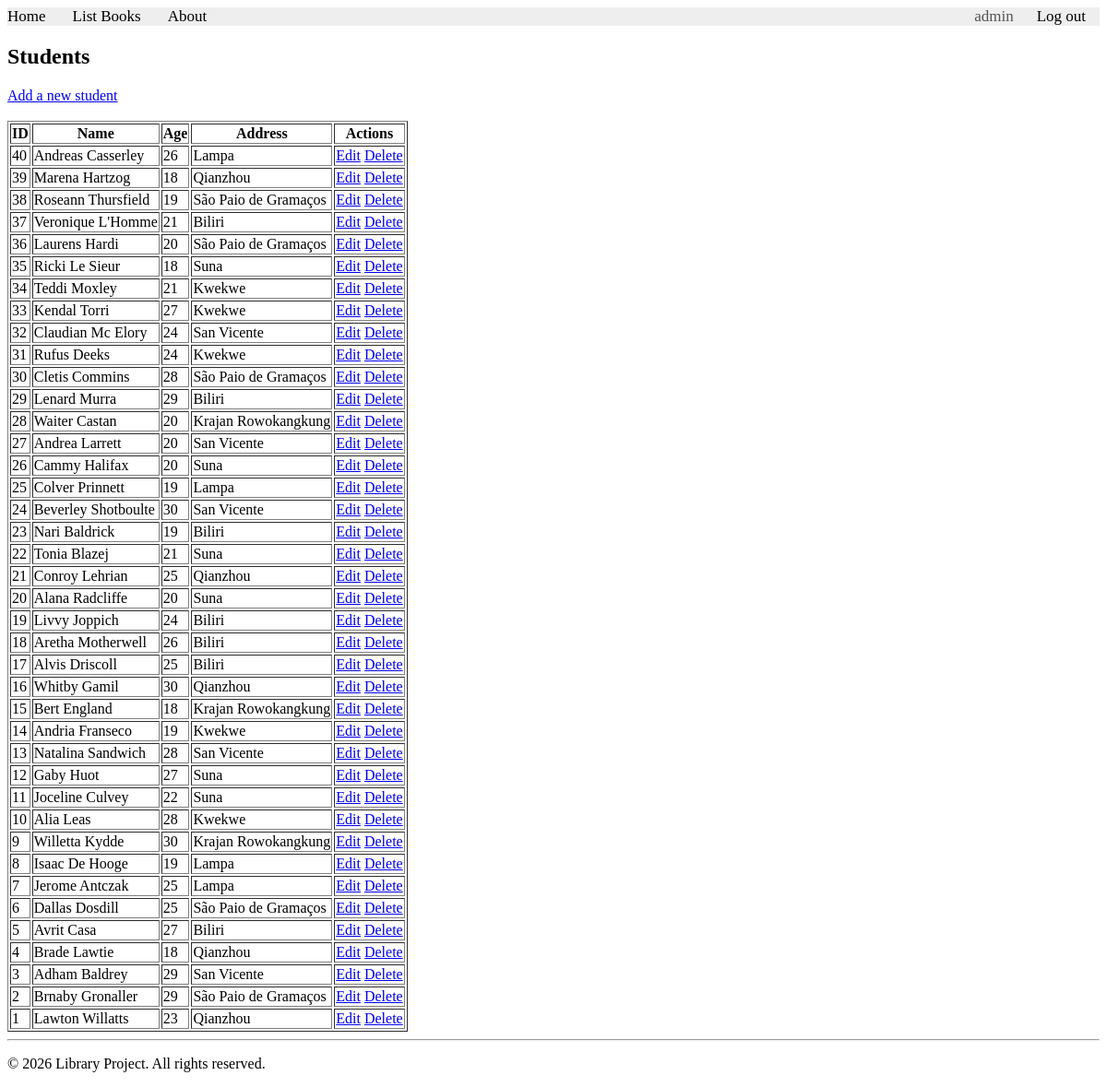
Page /users/lab11_task1/students (signed in) on the committed database.
### apps/usermodule/models.py (models this page shows, shortened)
class Student(models.Model):
    name = models.CharField(max_length=50)
    age = models.IntegerField()
    address = models.ForeignKey(Address, on_delete=models.CASCADE)

class Address(models.Model):
    city = models.CharField(max_length=50)

### apps/usermodule/views.py (the view)
# urls.py: path('lab11_task1/students', views.lab11_task1_students, name="users.lab11_task1_students"),
@login_required
def lab11_task1_students(request):
    students = Student.objects.all().order_by('-id')
    return render(request, 'usermodule/lab11_task1/students.html', {'students': students})

### apps/templates/usermodule/lab11_task1/students.html (shortened to what this page needs)
{% extends "layouts/base.html" %}
{% block content %}
    <h2>Students</h2>
    <a href="{% url 'users.lab11_task1_addstudent' %}">Add a new student</a>
    <br><br>
    <table border="1">
        <tr>
            <th>ID</th>
            <th>Name</th>
            <th>Age</th>
            <th>Address</th>
            <th>Actions</th>
        </tr>
        {% for student in students %}
        <tr>
            <td>{{ student.id }}</td>
            <td>{{ student.name }}</td>
            <td>{{ student.age }}</td>
            <td>{{ student.address.city }}</td>
            <td>
                <a href="{% url 'users.lab11_task1_editstudent' student.id %}">Edit</a>
                <a href="{% url 'users.lab11_task1_deletestudent' student.id %}">Delete</a>
            </td>
        </tr>
        {% endfor %}
    </table>
{% endblock content %}

### apps/templates/includes/header.html
{% with request.resolver_match.url_name as url_name %}
<div class="topnav">
    <a class="{% if url_name == 'books.index' %}active{% endif %}" href="{% url "books.index" %}">Home</a>
    <a class="{% if url_name == 'books.list_books' %}active{% endif %}" href="{% url "books.list_books" %}">List Books</a>
    <a class="{% if url_name == 'books.aboutus' %}active{% endif %}" href="{% url "books.aboutus" %}">About</a>
    {% if user.is_authenticated %}
        <a class="navright" href="{% url "users.logout" %}">Log out</a>
        <span class="navuser">{{ user.username }}</span>
    {% else %}
        <a class="navright {% if url_name == 'users.register' %}active{% endif %}" href="{% url "users.register" %}">Sign up</a>
        <a class="navright {% if url_name == 'users.login' %}active{% endif %}" href="{% url "users.login" %}">Log in</a>
    {% endif %}
</div>
{% endwith %}

### apps/static/styles.css (style rules this page uses)
.topnav { background-color: #eeeeee; width: 100%; }
.topnav a { color: #000000; text-align: center; margin-right: 25px; text-decoration: none; font-size: 17px; }
.topnav a.navright { float: right; margin-right: 15px; }
.topnav span.navuser { float: right; margin-right: 25px; font-size: 17px; color: #555555; }

### rows in the picture
Student: id "40", name "Andreas Casserley", age "26", address.city "Lampa"
Student: id "39", name "Marena Hartzog", age "18", address.city "Qianzhou"
Student: id "38", name "Roseann Thursfield", age "19", address.city "São Paio de Gramaços"
Student: id "37", name "Veronique L'Homme", age "21", address.city "Biliri"
Student: id "36", name "Laurens Hardi", age "20", address.city "São Paio de Gramaços"
Student: id "35", name "Ricki Le Sieur", age "18", address.city "Suna"
Student: id "34", name "Teddi Moxley", age "21", address.city "Kwekwe"
Student: id "33", name "Kendal Torri", age "27", address.city "Kwekwe"
Student: id "32", name "Claudian Mc Elory", age "24", address.city "San Vicente"
Student: id "31", name "Rufus Deeks", age "24", address.city "Kwekwe"
Student: id "30", name "Cletis Commins", age "28", address.city "São Paio de Gramaços"
Student: id "29", name "Lenard Murra", age "29", address.city "Biliri"
Student: id "28", name "Waiter Castan", age "20", address.city "Krajan Rowokangkung"
Student: id "27", name "Andrea Larrett", age "20", address.city "San Vicente"
Student: id "26", name "Cammy Halifax", age "20", address.city "Suna"
Student: id "25", name "Colver Prinnett", age "19", address.city "Lampa"
Student: id "24", name "Beverley Shotboulte", age "30", address.city "San Vicente"
Student: id "23", name "Nari Baldrick", age "19", address.city "Biliri"
Student: id "22", name "Tonia Blazej", age "21", address.city "Suna"
Student: id "21", name "Conroy Lehrian", age "25", address.city "Qianzhou"
Student: id "20", name "Alana Radcliffe", age "20", address.city "Suna"
Student: id "19", name "Livvy Joppich", age "24", address.city "Biliri"
Student: id "18", name "Aretha Motherwell", age "26", address.city "Biliri"
Student: id "17", name "Alvis Driscoll", age "25", address.city "Biliri"
Student: id "16", name "Whitby Gamil", age "30", address.city "Qianzhou"
Student: id "15", name "Bert England", age "18", address.city "Krajan Rowokangkung"
Student: id "14", name "Andria Franseco", age "19", address.city "Kwekwe"
Student: id "13", name "Natalina Sandwich", age "28", address.city "San Vicente"
Student: id "12", name "Gaby Huot", age "27", address.city "Suna"
Student: id "11", name "Joceline Culvey", age "22", address.city "Suna"
Student: id "10", name "Alia Leas", age "28", address.city "Kwekwe"
Student: id "9", name "Willetta Kydde", age "30", address.city "Krajan Rowokangkung"
Student: id "8", name "Isaac De Hooge", age "19", address.city "Lampa"
Student: id "7", name "Jerome Antczak", age "25", address.city "Lampa"
Student: id "6", name "Dallas Dosdill", age "25", address.city "São Paio de Gramaços"
Student: id "5", name "Avrit Casa", age "27", address.city "Biliri"
Student: id "4", name "Brade Lawtie", age "18", address.city "Qianzhou"
Student: id "3", name "Adham Baldrey", age "29", address.city "San Vicente"
Student: id "2", name "Brnaby Gronaller", age "29", address.city "São Paio de Gramaços"
Student: id "1", name "Lawton Willatts", age "23", address.city "Qianzhou"

### other values in the picture
{{ user.username }} "admin"
